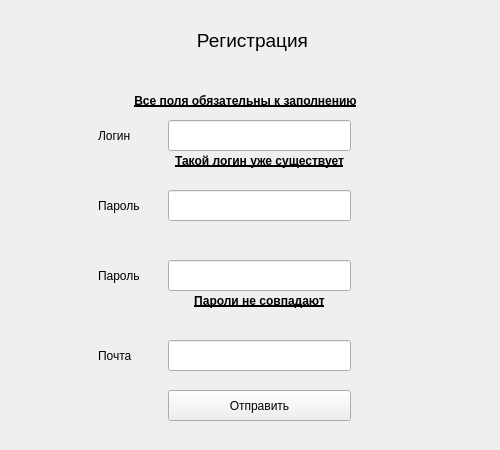
<?xml version="1.0" encoding="UTF-8"?>
<ui version="4.0">
 <class>Form</class>
 <widget class="QWidget" name="Form">
  <property name="windowModality">
   <enum>Qt::ApplicationModal</enum>
  </property>
  <property name="geometry">
   <rect>
    <x>0</x>
    <y>0</y>
    <width>500</width>
    <height>450</height>
   </rect>
  </property>
  <property name="sizePolicy">
   <sizepolicy hsizetype="Fixed" vsizetype="Fixed">
    <horstretch>0</horstretch>
    <verstretch>0</verstretch>
   </sizepolicy>
  </property>
  <property name="minimumSize">
   <size>
    <width>500</width>
    <height>450</height>
   </size>
  </property>
  <property name="maximumSize">
   <size>
    <width>500</width>
    <height>450</height>
   </size>
  </property>
  <property name="windowTitle">
   <string>Form</string>
  </property>
  <widget class="QLineEdit" name="password_input_rgstr">
   <property name="geometry">
    <rect>
     <x>168</x>
     <y>190</y>
     <width>183</width>
     <height>31</height>
    </rect>
   </property>
  </widget>
  <widget class="QLabel" name="password_label">
   <property name="geometry">
    <rect>
     <x>98</x>
     <y>190</y>
     <width>71</width>
     <height>31</height>
    </rect>
   </property>
   <property name="text">
    <string>Пароль</string>
   </property>
  </widget>
  <widget class="QPushButton" name="send_btn">
   <property name="geometry">
    <rect>
     <x>168</x>
     <y>390</y>
     <width>183</width>
     <height>31</height>
    </rect>
   </property>
   <property name="text">
    <string>Отправить</string>
   </property>
  </widget>
  <widget class="QLineEdit" name="login_input_rgstr">
   <property name="geometry">
    <rect>
     <x>168</x>
     <y>120</y>
     <width>183</width>
     <height>31</height>
    </rect>
   </property>
  </widget>
  <widget class="QLabel" name="login_lable">
   <property name="geometry">
    <rect>
     <x>98</x>
     <y>120</y>
     <width>71</width>
     <height>31</height>
    </rect>
   </property>
   <property name="text">
    <string>Логин</string>
   </property>
  </widget>
  <widget class="QLabel" name="password_label_2">
   <property name="geometry">
    <rect>
     <x>98</x>
     <y>260</y>
     <width>71</width>
     <height>31</height>
    </rect>
   </property>
   <property name="text">
    <string>Пароль</string>
   </property>
  </widget>
  <widget class="QLineEdit" name="password_input_rgstr_2">
   <property name="geometry">
    <rect>
     <x>168</x>
     <y>260</y>
     <width>183</width>
     <height>31</height>
    </rect>
   </property>
  </widget>
  <widget class="QLineEdit" name="email_input_rgstr">
   <property name="geometry">
    <rect>
     <x>168</x>
     <y>340</y>
     <width>183</width>
     <height>31</height>
    </rect>
   </property>
  </widget>
  <widget class="QLabel" name="email_lable">
   <property name="geometry">
    <rect>
     <x>98</x>
     <y>340</y>
     <width>71</width>
     <height>31</height>
    </rect>
   </property>
   <property name="text">
    <string>Почта</string>
   </property>
  </widget>
  <widget class="QLabel" name="wrong_login_lable">
   <property name="enabled">
    <bool>true</bool>
   </property>
   <property name="geometry">
    <rect>
     <x>168</x>
     <y>150</y>
     <width>183</width>
     <height>21</height>
    </rect>
   </property>
   <property name="font">
    <font>
     <weight>75</weight>
     <bold>true</bold>
     <underline>true</underline>
    </font>
   </property>
   <property name="text">
    <string>Такой логин уже существует</string>
   </property>
   <property name="alignment">
    <set>Qt::AlignCenter</set>
   </property>
  </widget>
  <widget class="QLabel" name="wrong_second_passsword">
   <property name="enabled">
    <bool>true</bool>
   </property>
   <property name="geometry">
    <rect>
     <x>168</x>
     <y>290</y>
     <width>183</width>
     <height>21</height>
    </rect>
   </property>
   <property name="font">
    <font>
     <weight>75</weight>
     <bold>true</bold>
     <underline>true</underline>
    </font>
   </property>
   <property name="text">
    <string>Пароли не совпадают</string>
   </property>
   <property name="alignment">
    <set>Qt::AlignCenter</set>
   </property>
  </widget>
  <widget class="QLabel" name="title_lable">
   <property name="enabled">
    <bool>true</bool>
   </property>
   <property name="geometry">
    <rect>
     <x>14</x>
     <y>0</y>
     <width>477</width>
     <height>81</height>
    </rect>
   </property>
   <property name="font">
    <font>
     <pointsize>14</pointsize>
     <weight>50</weight>
     <bold>false</bold>
     <underline>false</underline>
    </font>
   </property>
   <property name="text">
    <string>Регистрация</string>
   </property>
   <property name="alignment">
    <set>Qt::AlignCenter</set>
   </property>
  </widget>
  <widget class="QLabel" name="wrong_inputs_lable">
   <property name="enabled">
    <bool>true</bool>
   </property>
   <property name="geometry">
    <rect>
     <x>56</x>
     <y>90</y>
     <width>379</width>
     <height>21</height>
    </rect>
   </property>
   <property name="font">
    <font>
     <weight>75</weight>
     <bold>true</bold>
     <underline>true</underline>
    </font>
   </property>
   <property name="text">
    <string>Все поля обязательны к заполнению</string>
   </property>
   <property name="alignment">
    <set>Qt::AlignCenter</set>
   </property>
  </widget>
 </widget>
 <resources/>
 <connections/>
</ui>
